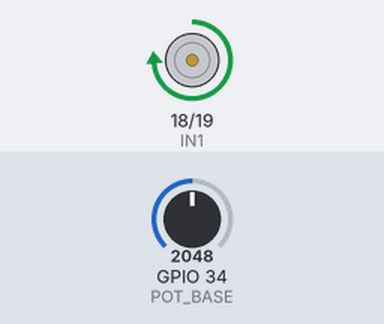
A sketch run on a simulated ESP32. Parts: motor-driver pin pairs drawn as motors (green arrow = first pin HIGH = forward, orange = second pin HIGH = backward, longer = more drive, scaled by the enable pin). Inputs (shaded band) come from the test bench; at power-on: GPIO 34 (POT_BASE) = 2048 (analog values on the 0–4095 scale). What the sketch prints to the serial monitor is not drawn.

Above: at 1.2 s.
1.3 s: GPIO 34 (POT_BASE) set to 2866
At 2.6 s:
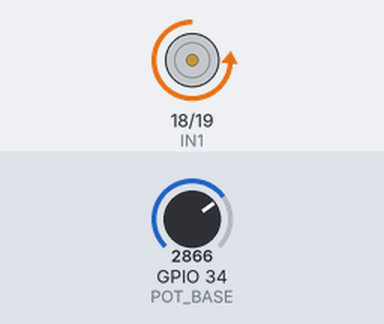
3.6 s: GPIO 34 (POT_BASE) set to 2047
12.6 s: GPIO 34 (POT_BASE) set to 3040
At 13.8 s:
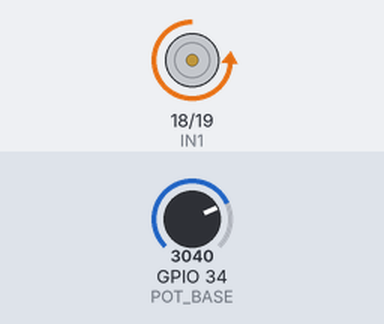
14.1 s: GPIO 34 (POT_BASE) set to 3603
At 14.7 s:
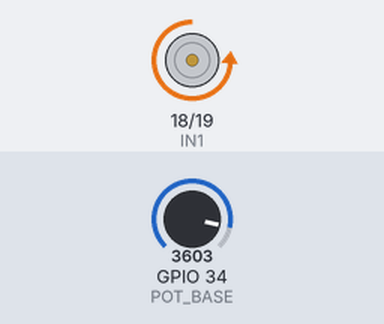
Timing chart, 0 to 16.6 s (numbered marks = the images above; inputs shaded):
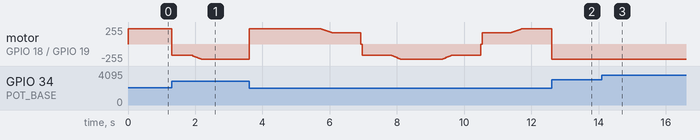

Measured:
- after the input at 1.3 s, motor on GPIO 18 (IN1) / GPIO 19 (IN2): moves from forward 229/255 to backward 229/255 over 0.87 s, starting at once
- after the input at 12.6 s, motor on GPIO 18 (IN1) / GPIO 19 (IN2): forward 229/255 → backward 229/255 at once
- after the input at 14.1 s, motor on GPIO 18 (IN1) / GPIO 19 (IN2): stays backward 229/255 (without the input it goes to backward 223/255 after 2.4 s)

The sketch:

potenciometrobase_bueno.ino
```cpp
#include <Arduino.h>

/*************************************************
 * PID BASE CON TRAYECTORIA CORRECTA
 * 2820 -> 1558 -> 2820
 * GANANCIA NEGATIVA (SENTIDO CORRECTO)
 *************************************************/

// ================= PINES =================
#define POT_BASE 34

#define IN1 18
#define IN2 19
#define ENA 23

// ================= LIMITES =================
#define POS_MAX 3000
#define POS_MIN 1800
#define MARGEN  20

// ================= PWM =================
#define PWM_FREQ 1000
#define PWM_RES 8
#define PWM_KICK 170
#define PWM_MAX  230

// ================= PID =================
float Kp = 1.4;
float Ki = 0.0;
float Kd = 0.10;

float error = 0;
float errorPrev = 0;

// ================= TRAYECTORIA =================
int objetivo = POS_MAX;   // empieza arriba
int dirTray  = -1;        // primero baja

#define PASO_OBJ 6
#define DT_TRAY  40

unsigned long tPrev = 0;
unsigned long tTrayPrev = 0;

void setup() {
  Serial.begin(115200);
  analogReadResolution(12);

  pinMode(IN1, OUTPUT);
  pinMode(IN2, OUTPUT);

  ledcAttach(ENA, PWM_FREQ, PWM_RES);

  tPrev = millis();
  tTrayPrev = millis();

  Serial.println("PID BASE 2820 <-> 1558 (CORREGIDO)");
}

void loop() {

  int posicion = analogRead(POT_BASE);

  unsigned long ahora = millis();
  float dt = (ahora - tPrev) / 1000.0;
  if (dt <= 0) dt = 0.01;
  tPrev = ahora;

  // -------- TRAYECTORIA --------
  if (ahora - tTrayPrev > DT_TRAY) {

    objetivo += dirTray * PASO_OBJ;

    if (objetivo <= POS_MIN) {
      objetivo = POS_MIN;
      dirTray = 1;
    }

    if (objetivo >= POS_MAX) {
      objetivo = POS_MAX;
      dirTray = -1;
    }

    tTrayPrev = ahora;
  }

  // -------- PID (CAMBIO CLAVE AQUÍ) --------
  error = posicion - objetivo;   // ⬅️ ESTE ES EL CAMBIO

  float derivada = (error - errorPrev) / dt;
  errorPrev = error;

  if (abs(error) < 5) {
    ledcWrite(ENA, 0);
    return;
  }

  float salida = Kp * error + Kd * derivada;

  int pwm = abs((int)salida);
  pwm = constrain(pwm, PWM_KICK, PWM_MAX);

  // -------- SENTIDO --------
  if (salida > 0) {
    // ANTIHORARIO: 2820 -> 1558
    digitalWrite(IN1, LOW);
    digitalWrite(IN2, HIGH);
  } else {
    // HORARIO: 1558 -> 2820
    digitalWrite(IN1, HIGH);
    digitalWrite(IN2, LOW);
  }

  ledcWrite(ENA, pwm);

  // -------- DEBUG --------
  Serial.print("Pos: ");
  Serial.print(posicion);
  Serial.print(" Obj: ");
  Serial.print(objetivo);
  Serial.print(" Err: ");
  Serial.print(error);
  Serial.print(" PWM: ");
  Serial.println(pwm);

  delay(5);
}
```
